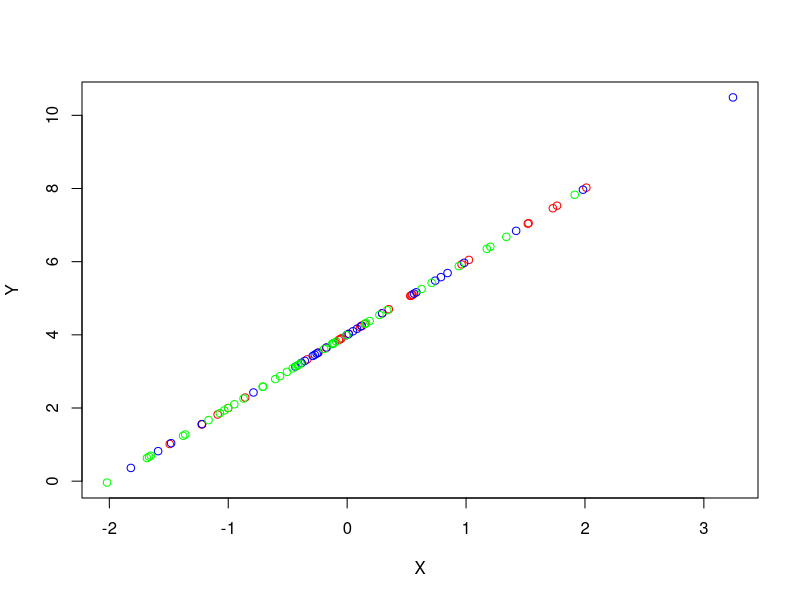
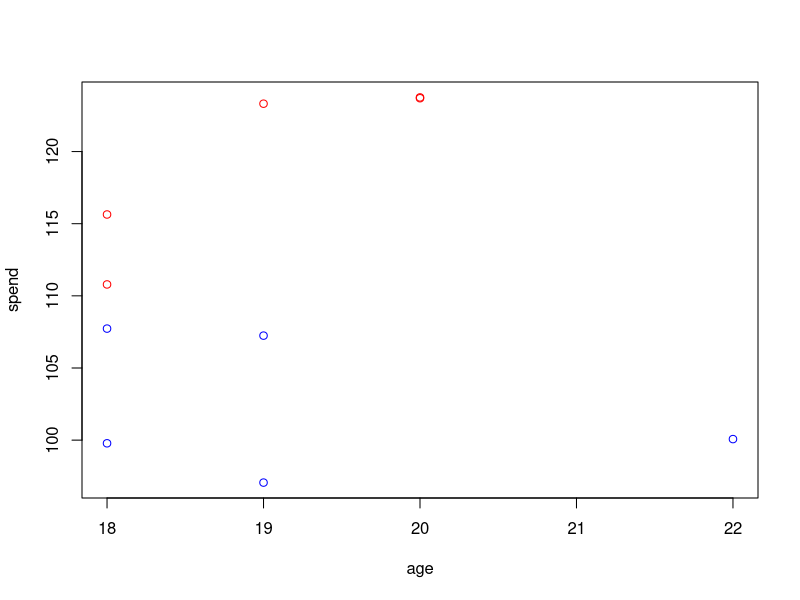
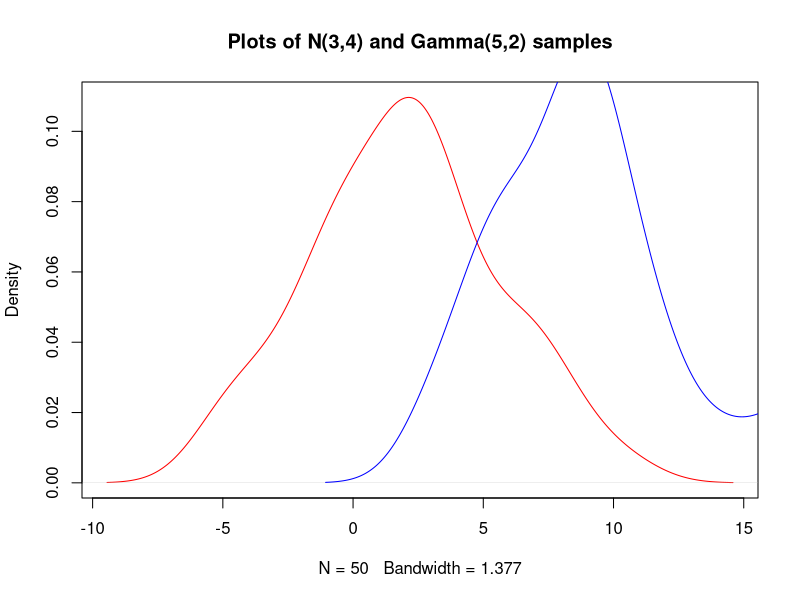

R code for these plots, in order:

### I made up some data for this demonstration
X=rnorm(100) # simulate (made up data) of X variables
Y=X*2 + 4# simulate (made up data) of Y variables

## now I create a vector of colors
## notice that this vector is as long as the vector of
## X's and the vector of Y's
colorLs=c(rep("red",30), rep("blue",30), rep("green",40))
## now draw a scatterplot of Y versus X, but with each
## of the 100 (X,Y) points colored according to the
## vector of colors in colorLs
plot(X, Y, col=colorLs)

### create another data set for demonstration
spend=c(rnorm(5, 100, 5), rnorm(5, 120,10)) ## amount of money spent on clothes per semester
age=sample(18:22, 10, replace=TRUE) ## ages 
gender=c(rep("m",5), rep("f",5)) 
colorLs=rep(NA, 10) # make up a vector of length 10 with NAs at the beginning
colorLs[gender=="m"]="blue"
colorLs[gender=="f"]="red"
plot(age, spend, col=colorLs)


####################################
## overlaying plots
####################################
normSamp=rnorm(50, mean=3,sd=4) # 50 N(3,4) random variables
gammaSamp=rgamma(50, shape=5, scale=2) # 50 Gamma r.v.s
plot(density(normSamp), col="red",main="Plots of N(3,4) and Gamma(5,2) samples")
lines(density(gammaSamp), col="blue")



####################################
## N(0,1) vs Gamma(shape=1, scale=2)
####################################
